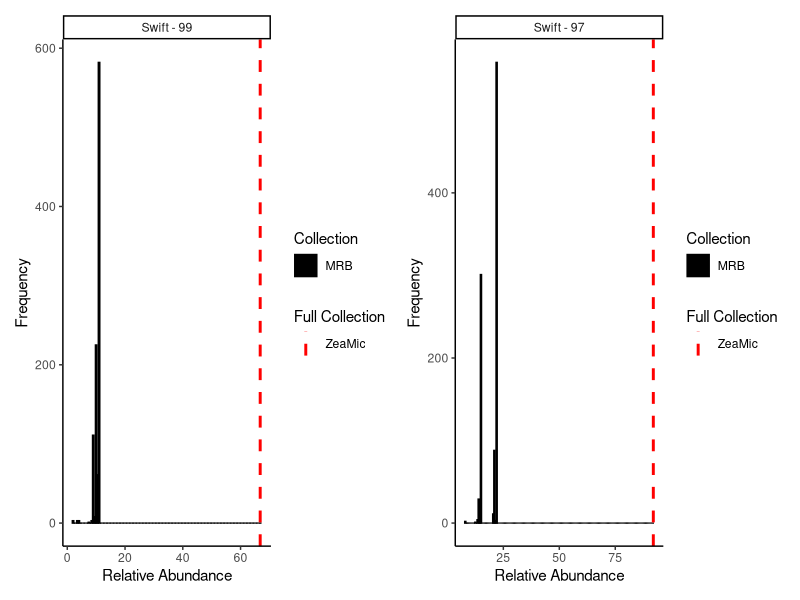
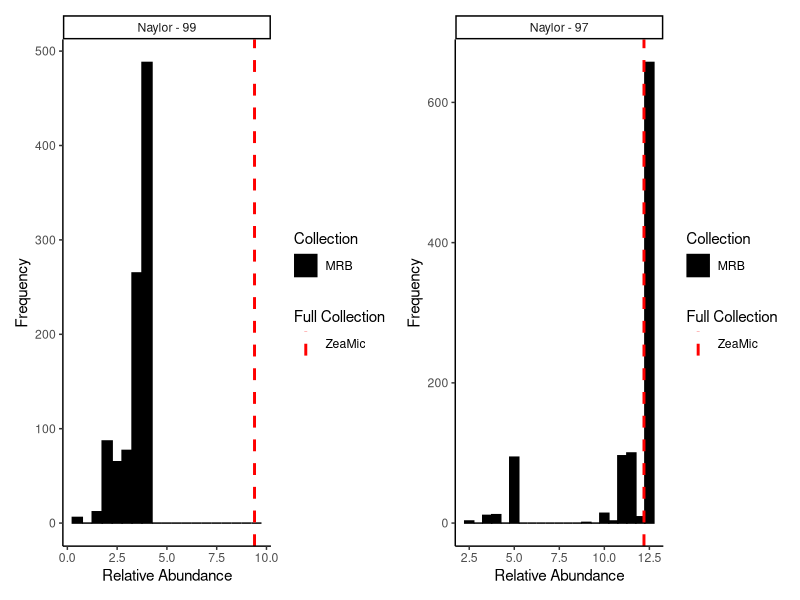
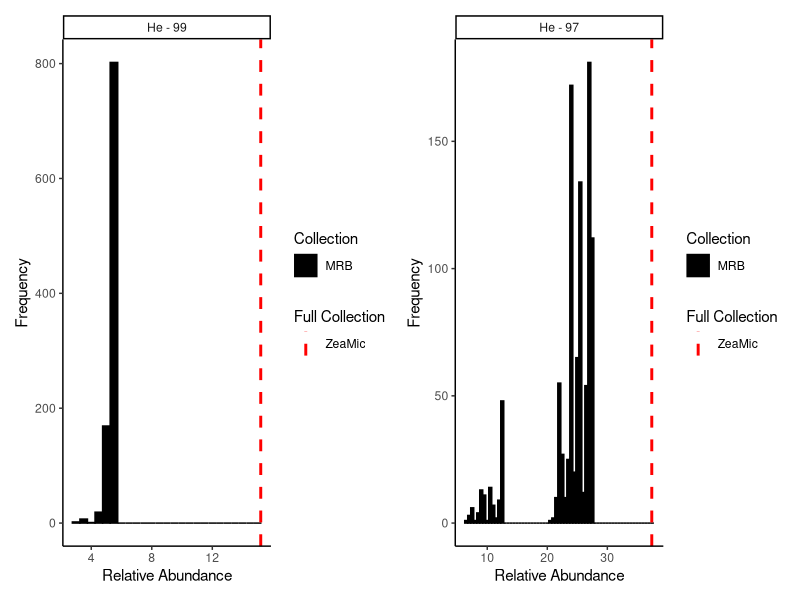
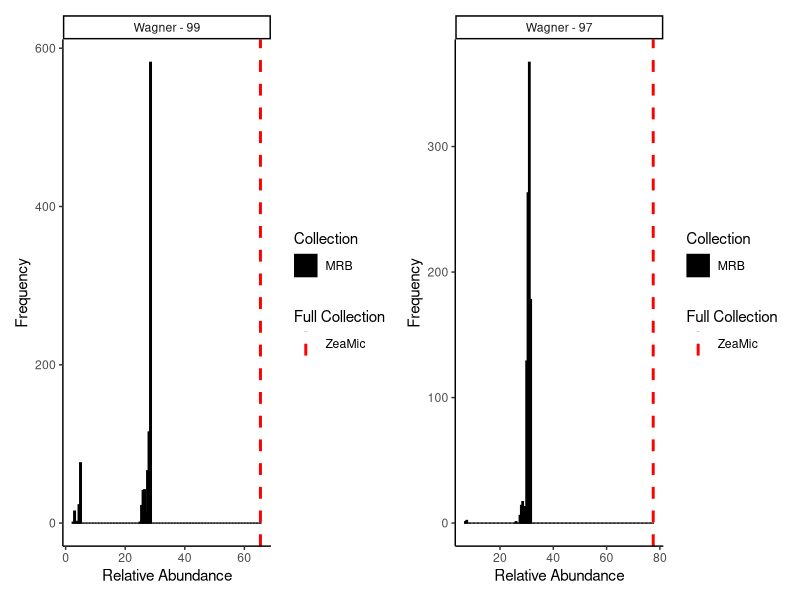
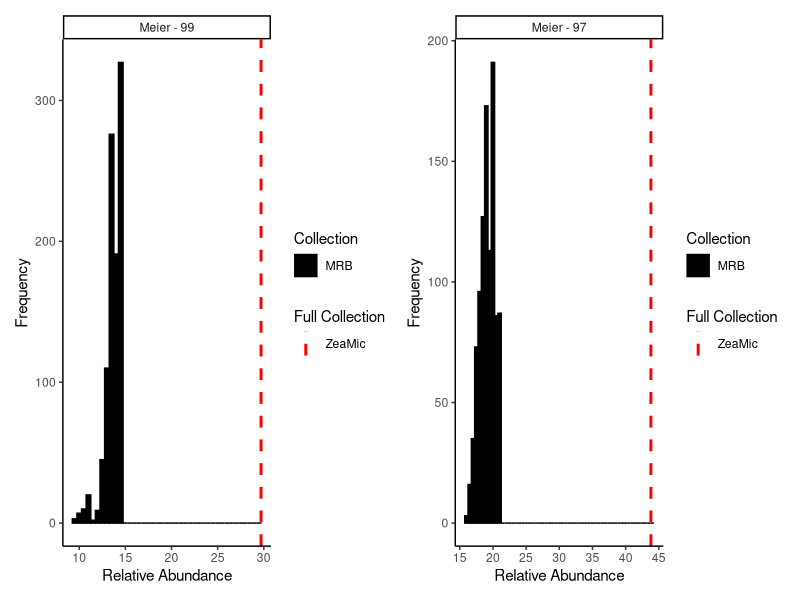
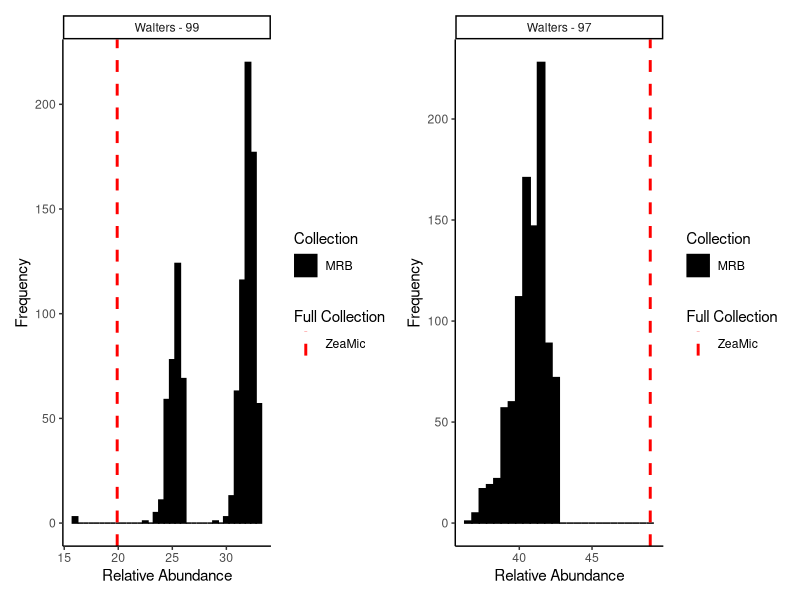
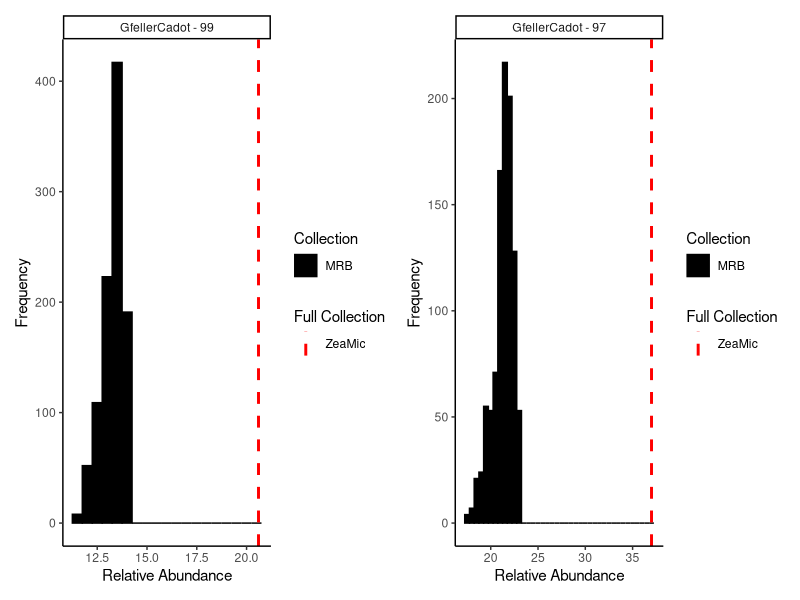
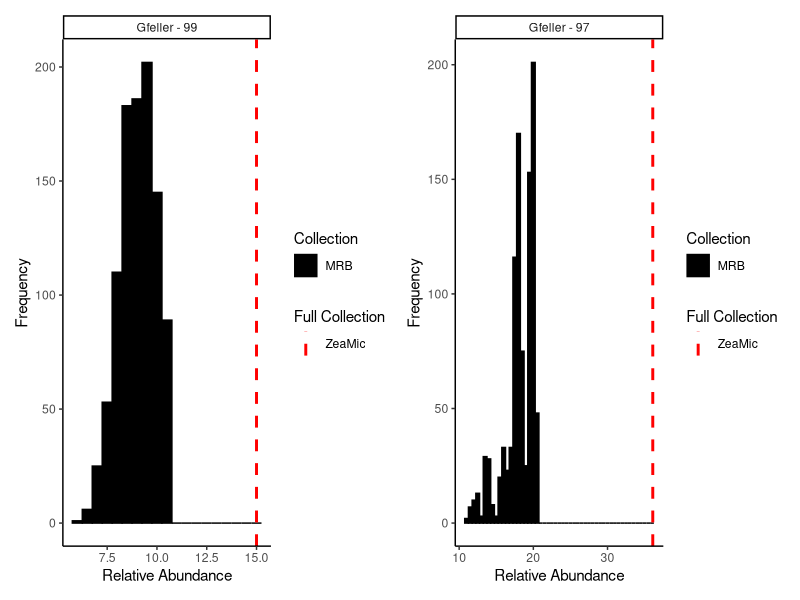

Here is the R script that generated these plots, in order:
# Distributions of subsamples of MRB Isolates
## Code by: Joel Swift 2026


library(tidyverse)
library(patchwork)
theme_set(theme_classic())

# load result file
MAZ <- read.csv("99-97_results_MRBcollection.csv")
## Combine with a column to denote source species
MAZ$species <- as.factor("MRB")
## test plot
collection_palette <- c(MRB = "black")


#### Both 99 and 97 Plot ####
## Swift 
a <- MAZ %>%
  filter(study == "Swift" & version == 99) %>%
  ggplot(., aes(x = TotalAbundance, fill = species)) +
  geom_histogram(position = "identity", binwidth = 0.5, color = "black") +
  facet_wrap(~interaction(study, version, sep = " - ")) +
  labs(x = "Relative Abundance", y = "Frequency") +
  scale_fill_manual(values = collection_palette, name = "Collection") +
  geom_vline(aes(xintercept = 66.8, color = "ZeaMic"), linetype = "dashed", linewidth = 1) +
  scale_color_manual(name = "Full Collection", values = c("ZeaMic" = "red"))

b <- MAZ %>%
  filter(study == "Swift" & version == 97) %>%
  ggplot(., aes(x = TotalAbundance, fill = species)) +
  geom_histogram(position = "identity", binwidth = 0.5, color = "black") +
  facet_wrap(~interaction(study, version, sep = " - ")) +
  labs(x = "Relative Abundance", y = "Frequency") +
  scale_fill_manual(values = collection_palette, name = "Collection") +
  geom_vline(aes(xintercept = 92.0, color = "ZeaMic"), linetype = "dashed", linewidth = 1) +
  scale_color_manual(name = "Full Collection", values = c("ZeaMic" = "red"))

swift <- (a + b)
swift


## Naylor 
a <- MAZ %>%
  filter(study == "Naylor" & version == 99) %>%
  ggplot(., aes(x = TotalAbundance, fill = species)) +
  geom_histogram(position = "identity", binwidth = 0.5, color = "black") +
  facet_wrap(~interaction(study, version, sep = " - ")) +
  labs(x = "Relative Abundance", y = "Frequency") +
  scale_fill_manual(values = collection_palette, name = "Collection") +
  geom_vline(aes(xintercept = 9.4, color = "ZeaMic"), linetype = "dashed", linewidth = 1) +
  scale_color_manual(name = "Full Collection", values = c("ZeaMic" = "red"))

b <- MAZ %>%
  filter(study == "Naylor" & version == 97) %>%
  ggplot(., aes(x = TotalAbundance, fill = species)) +
  geom_histogram(position = "identity", binwidth = 0.5, color = "black") +
  facet_wrap(~interaction(study, version, sep = " - ")) +
  labs(x = "Relative Abundance", y = "Frequency") +
  scale_fill_manual(values = collection_palette, name = "Collection") +
  geom_vline(aes(xintercept = 12.2, color = "ZeaMic"), linetype = "dashed", linewidth = 1) +
  scale_color_manual(name = "Full Collection", values = c("ZeaMic" = "red"))

naylor <- (a + b)
naylor

## He 
a <- MAZ %>%
  filter(study == "He" & version == 99) %>%
  ggplot(., aes(x = TotalAbundance, fill = species)) +
  geom_histogram(position = "identity", binwidth = 0.5, color = "black") +
  facet_wrap(~interaction(study, version, sep = " - ")) +
  labs(x = "Relative Abundance", y = "Frequency") +
  scale_fill_manual(values = collection_palette, name = "Collection") +
  geom_vline(aes(xintercept = 15.2, color = "ZeaMic"), linetype = "dashed", linewidth = 1) +
  scale_color_manual(name = "Full Collection", values = c("ZeaMic" = "red"))

b <- MAZ %>%
  filter(study == "He" & version == 97) %>%
  ggplot(., aes(x = TotalAbundance, fill = species)) +
  geom_histogram(position = "identity", binwidth = 0.5, color = "black") +
  facet_wrap(~interaction(study, version, sep = " - ")) +
  labs(x = "Relative Abundance", y = "Frequency") +
  scale_fill_manual(values = collection_palette, name = "Collection") +
  geom_vline(aes(xintercept = 37.4, color = "ZeaMic"), linetype = "dashed", linewidth = 1) +
  scale_color_manual(name = "Full Collection", values = c("ZeaMic" = "red"))

he <- (a + b)
he

### Wagner
a <- MAZ %>% filter(study == "Wagner" & version == 99) %>%
  ggplot(., aes(x = TotalAbundance, fill = species)) +
  geom_histogram(position = "identity", binwidth = 0.5, color = "black") +
  facet_wrap(~interaction(study, version, sep = " - ")) +
  labs(x = "Relative Abundance", y = "Frequency") +
  scale_fill_manual(values = collection_palette, name = "Collection") +
  geom_vline(aes(xintercept = 65.4, color = "ZeaMic"), linetype = "dashed", linewidth = 1) +
  scale_color_manual(name = "Full Collection", values = c("ZeaMic" = "red"))

b <- MAZ %>% filter(study == "Wagner" & version == 97) %>% 
  ggplot(., aes(x = TotalAbundance, fill = species)) +
  geom_histogram(position = "identity", binwidth = 0.5, color = "black") +
  facet_wrap(~interaction(study, version, sep = " - ")) +
  labs(x = "Relative Abundance", y = "Frequency") +
  scale_fill_manual(values = collection_palette, name = "Collection") +
  geom_vline(aes(xintercept = 77.5, color = "ZeaMic"), linetype = "dashed", linewidth = 1) +
  scale_color_manual(name = "Full Collection", values = c("ZeaMic" = "red"))

wagner <- (a + b)
wagner


## Meier 
a <- MAZ %>%
  filter(study == "Meier" & version == 99) %>%
  ggplot(., aes(x = TotalAbundance, fill = species)) +
  geom_histogram(position = "identity", binwidth = 0.5, color = "black") +
  facet_wrap(~interaction(study, version, sep = " - ")) +
  labs(x = "Relative Abundance", y = "Frequency") +
  scale_fill_manual(values = collection_palette, name = "Collection") +
  geom_vline(aes(xintercept = 29.7, color = "ZeaMic"), linetype = "dashed", linewidth = 1) +
  scale_color_manual(name = "Full Collection", values = c("ZeaMic" = "red"))

b <- MAZ %>%
  filter(study == "Meier" & version == 97) %>%
  ggplot(., aes(x = TotalAbundance, fill = species)) +
  geom_histogram(position = "identity", binwidth = 0.5, color = "black") +
  facet_wrap(~interaction(study, version, sep = " - ")) +
  labs(x = "Relative Abundance", y = "Frequency") +
  scale_fill_manual(values = collection_palette, name = "Collection") +
  geom_vline(aes(xintercept = 43.8, color = "ZeaMic"), linetype = "dashed", linewidth = 1) +
  scale_color_manual(name = "Full Collection", values = c("ZeaMic" = "red"))

meier <- (a + b)
meier


## Walters 
a <- MAZ %>%
  filter(study == "Walters" & version == 99) %>%
  ggplot(., aes(x = TotalAbundance, fill = species)) +
  geom_histogram(position = "identity", binwidth = 0.5, color = "black") +
  facet_wrap(~interaction(study, version, sep = " - ")) +
  labs(x = "Relative Abundance", y = "Frequency") +
  scale_fill_manual(values = collection_palette, name = "Collection") +
  geom_vline(aes(xintercept = 19.9, color = "ZeaMic"), linetype = "dashed", linewidth = 1) +
  scale_color_manual(name = "Full Collection", values = c("ZeaMic" = "red"))

b <- MAZ %>%
  filter(study == "Walters" & version == 97) %>%
  ggplot(., aes(x = TotalAbundance, fill = species)) +
  geom_histogram(position = "identity", binwidth = 0.5, color = "black") +
  facet_wrap(~interaction(study, version, sep = " - ")) +
  labs(x = "Relative Abundance", y = "Frequency") +
  scale_fill_manual(values = collection_palette, name = "Collection") +
  geom_vline(aes(xintercept = 49.0, color = "ZeaMic"), linetype = "dashed", linewidth = 1) +
  scale_color_manual(name = "Full Collection", values = c("ZeaMic" = "red"))

walters <- (a + b)
walters


###Gfeller and cadot 2023
a <- MAZ %>%
  filter(study == "GfellerCadot" & version == 99) %>%
  ggplot(., aes(x = TotalAbundance, fill = species)) +
  geom_histogram(position = "identity", binwidth = 0.5, color = "black") +
  facet_wrap(~interaction(study, version, sep = " - ")) +
  labs(x = "Relative Abundance", y = "Frequency") +
  scale_fill_manual(values = collection_palette, name = "Collection") +
  geom_vline(aes(xintercept = 20.6,  color = "ZeaMic"), linetype = "dashed", linewidth = 1) + 
  scale_color_manual(name = "Full Collection", values = c("ZeaMic" = "red"))

b <- MAZ %>% 
  filter(study == "GfellerCadot" & version == 97) %>% 
  ggplot(., aes(x = TotalAbundance, fill = species)) + 
  geom_histogram(position = "identity", binwidth = 0.5, color = "black") + 
  facet_wrap(~interaction(study, version, sep = " - ")) +
  labs(x = "Relative Abundance", y = "Frequency") +
  scale_fill_manual(values = collection_palette, name = "Collection") + 
  geom_vline(aes(xintercept = 37.0, color = "ZeaMic"), linetype = "dashed", linewidth = 1) + 
  scale_color_manual(name = "Full Collection", values = c("ZeaMic" = "red"))

gfellercadot <- (a + b)
gfellercadot


###Gfeller 2023
a <- MAZ %>%
  filter(study == "Gfeller" & version == 99) %>%
  ggplot(., aes(x = TotalAbundance, fill = species)) +
  geom_histogram(position = "identity", binwidth = 0.5, color = "black") +
  facet_wrap(~interaction(study, version, sep = " - ")) +
  labs(x = "Relative Abundance", y = "Frequency") +
  scale_fill_manual(values = collection_palette, name = "Collection") +
  geom_vline(aes(xintercept = 15.0,  color = "ZeaMic"), linetype = "dashed", linewidth = 1) + 
  scale_color_manual(name = "Full Collection", values = c("ZeaMic" = "red"))

b <- MAZ %>% 
  filter(study == "Gfeller" & version == 97) %>% 
  ggplot(., aes(x = TotalAbundance, fill = species)) + 
  geom_histogram(position = "identity", binwidth = 0.5, color = "black") + 
  facet_wrap(~interaction(study, version, sep = " - ")) +
  labs(x = "Relative Abundance", y = "Frequency") +
  scale_fill_manual(values = collection_palette, name = "Collection") + 
  geom_vline(aes(xintercept = 36.1, color = "ZeaMic"), linetype = "dashed", linewidth = 1) + 
  scale_color_manual(name = "Full Collection", values = c("ZeaMic" = "red"))

gfeller <- (a + b)
gfeller


###Cadot
a <- MAZ %>%
  filter(study == "Cadot" & version == 99) %>%
  ggplot(., aes(x = TotalAbundance, fill = species)) +
  geom_histogram(position = "identity", binwidth = 0.5, color = "black") +
  facet_wrap(~interaction(study, version, sep = " - ")) +
  labs(x = "Relative Abundance", y = "Frequency") +
  scale_fill_manual(values = collection_palette, name = "Collection") +
  geom_vline(aes(xintercept = 28.9,  color = "ZeaMic"), linetype = "dashed", linewidth = 1) + 
  scale_color_manual(name = "Full Collection", values = c("ZeaMic" = "red"))

b <- MAZ %>% 
  filter(study == "Cadot" & version == 97) %>% 
  ggplot(., aes(x = TotalAbundance, fill = species)) + 
  geom_histogram(position = "identity", binwidth = 0.5, color = "black") + 
  facet_wrap(~interaction(study, version, sep = " - ")) +
  labs(x = "Relative Abundance", y = "Frequency") +
  scale_fill_manual(values = collection_palette, name = "Collection") + 
  geom_vline(aes(xintercept = 44.8, color = "ZeaMic"), linetype = "dashed", linewidth = 1) + 
  scale_color_manual(name = "Full Collection", values = c("ZeaMic" = "red"))

cadot <- (a + b)
cadot


###Hu
a <- MAZ %>%
  filter(study == "Hu" & version == 99) %>%
  ggplot(., aes(x = TotalAbundance, fill = species)) +
  geom_histogram(position = "identity", binwidth = 0.5, color = "black") +
  facet_wrap(~interaction(study, version, sep = " - ")) +
  labs(x = "Relative Abundance", y = "Frequency") +
  scale_fill_manual(values = collection_palette, name = "Collection") +
  geom_vline(aes(xintercept = 14.5,  color = "ZeaMic"), linetype = "dashed", linewidth = 1) + 
  scale_color_manual(name = "Full Collection", values = c("ZeaMic" = "red"))

b <- MAZ %>% 
  filter(study == "Hu" & version == 97) %>% 
  ggplot(., aes(x = TotalAbundance, fill = species)) + 
  geom_histogram(position = "identity", binwidth = 0.5, color = "black") + 
  facet_wrap(~interaction(study, version, sep = " - ")) +
  labs(x = "Relative Abundance", y = "Frequency") +
  scale_fill_manual(values = collection_palette, name = "Collection") + 
  geom_vline(aes(xintercept = 37.9, color = "ZeaMic"), linetype = "dashed", linewidth = 1) + 
  scale_color_manual(name = "Full Collection", values = c("ZeaMic" = "red"))

hu <- (a + b)
hu



# Final Combination 
final_plot <- wrap_plots(
  swift,
  naylor,
  he,
  wagner,
  meier,
  walters,
  gfellercadot,
  gfeller,
  cadot,
  hu,
  ncol = 2,
  guides = "collect")&
  theme(legend.position = "top",
        legend.key = element_rect(fill = "#b3b3b3ff",color = NA),
        legend.background = element_rect(fill = "#b3b3b3ff", color = "black"))


final_plot
ggsave("Distrutions_99-97_MRB.svg", final_plot, width = 30, height = 30, unit = "cm")



#### 99 only plot ####
## Swift
swift99 <- MAZ %>%
  filter(study == "Swift" & version == 99) %>%
  ggplot(., aes(x = TotalAbundance, fill = species)) +
  geom_histogram(position = "identity", binwidth = 0.5, color = "black") +
  facet_wrap(~interaction(study, version, sep = " - ")) +
  labs(x = "Relative Abundance", y = "Frequency") +
  scale_fill_manual(values = collection_palette, name = "Collection") +
  geom_vline(aes(xintercept = 66.8, color = "ZeaMic"), linetype = "solid", linewidth = 1) +
  scale_color_manual(name = "Full Collection", values = c("ZeaMic" = "red")) +
  scale_x_continuous(n.breaks = 4, limits = c(0, 75), labels = scales::label_number(accuracy = 1))
## Naylor 
naylor99 <- MAZ %>%
  filter(study == "Naylor" & version == 99) %>%
  ggplot(., aes(x = TotalAbundance, fill = species)) +
  geom_histogram(position = "identity", binwidth = 0.5, color = "black") +
  facet_wrap(~interaction(study, version, sep = " - ")) +
  labs(x = "Relative Abundance", y = "Frequency") +
  scale_fill_manual(values = collection_palette, name = "Collection") +
  geom_vline(aes(xintercept = 9.4, color = "ZeaMic"), linetype = "solid", linewidth = 1) +
  scale_color_manual(name = "Full Collection", values = c("ZeaMic" = "red")) +
  scale_x_continuous(n.breaks = 3, limits = c(0, 25), labels = scales::label_number(accuracy = 1))
## He 
he99 <- MAZ %>%
  filter(study == "He" & version == 99) %>%
  ggplot(., aes(x = TotalAbundance, fill = species)) +
  geom_histogram(position = "identity", binwidth = 0.5, color = "black") +
  facet_wrap(~interaction(study, version, sep = " - ")) +
  labs(x = "Relative Abundance", y = "Frequency") +
  scale_fill_manual(values = collection_palette, name = "Collection") +
  geom_vline(aes(xintercept = 15.2, color = "ZeaMic"), linetype = "solid", linewidth = 1) +
  scale_color_manual(name = "Full Collection", values = c("ZeaMic" = "red")) +
  scale_x_continuous(n.breaks = 3, limits = c(0, 25), labels = scales::label_number(accuracy = 1))
### Wagner
wagner99 <- MAZ %>% filter(study == "Wagner" & version == 99) %>%
  ggplot(., aes(x = TotalAbundance, fill = species)) +
  geom_histogram(position = "identity", binwidth = 0.5, color = "black") +
  facet_wrap(~interaction(study, version, sep = " - ")) +
  labs(x = "Relative Abundance", y = "Frequency") +
  scale_fill_manual(values = collection_palette, name = "Collection") +
  geom_vline(aes(xintercept = 65.4, color = "ZeaMic"), linetype = "solid", linewidth = 1) +
  scale_color_manual(name = "Full Collection", values = c("ZeaMic" = "red")) +
  scale_x_continuous(n.breaks = 4, limits = c(0, 75), labels = scales::label_number(accuracy = 1))
## Meier 
meier99 <- MAZ %>%
  filter(study == "Meier" & version == 99) %>%
  ggplot(., aes(x = TotalAbundance, fill = species)) +
  geom_histogram(position = "identity", binwidth = 0.5, color = "black") +
  facet_wrap(~interaction(study, version, sep = " - ")) +
  labs(x = "Relative Abundance", y = "Frequency") +
  scale_fill_manual(values = collection_palette, name = "Collection") +
  geom_vline(aes(xintercept = 29.7, color = "ZeaMic"), linetype = "solid", linewidth = 1) +
  scale_color_manual(name = "Full Collection", values = c("ZeaMic" = "red")) +
  scale_x_continuous(n.breaks = 3, limits = c(0, 50), labels = scales::label_number(accuracy = 1))
## Walters 
walters99 <- MAZ %>%
  filter(study == "Walters" & version == 99) %>%
  ggplot(., aes(x = TotalAbundance, fill = species)) +
  geom_histogram(position = "identity", binwidth = 0.5, color = "black") +
  facet_wrap(~interaction(study, version, sep = " - ")) +
  labs(x = "Relative Abundance", y = "Frequency") +
  scale_fill_manual(values = collection_palette, name = "Collection") +
  geom_vline(aes(xintercept = 19.9, color = "ZeaMic"), linetype = "solid", linewidth = 1) +
  scale_color_manual(name = "Full Collection", values = c("ZeaMic" = "red")) +
  scale_x_continuous(n.breaks = 3, limits = c(0, 50), labels = scales::label_number(accuracy = 1))
###Gfeller and cadot 2023
gfellercadot99 <- MAZ %>%
  filter(study == "GfellerCadot" & version == 99) %>%
  ggplot(., aes(x = TotalAbundance, fill = species)) +
  geom_histogram(position = "identity", binwidth = 0.5, color = "black") +
  facet_wrap(~interaction(study, version, sep = " - ")) +
  labs(x = "Relative Abundance", y = "Frequency") +
  scale_fill_manual(values = collection_palette, name = "Collection") +
  geom_vline(aes(xintercept = 20.6,  color = "ZeaMic"), linetype = "solid", linewidth = 1) + 
  scale_color_manual(name = "Full Collection", values = c("ZeaMic" = "red")) +
  scale_x_continuous(n.breaks = 3, limits = c(0, 25), labels = scales::label_number(accuracy = 1))
###Gfeller 2023
gfeller99 <- MAZ %>%
  filter(study == "Gfeller" & version == 99) %>%
  ggplot(., aes(x = TotalAbundance, fill = species)) +
  geom_histogram(position = "identity", binwidth = 0.5, color = "black") +
  facet_wrap(~interaction(study, version, sep = " - ")) +
  labs(x = "Relative Abundance", y = "Frequency") +
  scale_fill_manual(values = collection_palette, name = "Collection") +
  geom_vline(aes(xintercept = 15.0,  color = "ZeaMic"), linetype = "solid", linewidth = 1) + 
  scale_color_manual(name = "Full Collection", values = c("ZeaMic" = "red")) +
  scale_x_continuous(n.breaks = 3, limits = c(0, 25), labels = scales::label_number(accuracy = 1))
###Cadot
cadot99 <- MAZ %>%
  filter(study == "Cadot" & version == 99) %>%
  ggplot(., aes(x = TotalAbundance, fill = species)) +
  geom_histogram(position = "identity", binwidth = 0.5, color = "black") +
  facet_wrap(~interaction(study, version, sep = " - ")) +
  labs(x = "Relative Abundance", y = "Frequency") +
  scale_fill_manual(values = collection_palette, name = "Collection") +
  geom_vline(aes(xintercept = 28.9,  color = "ZeaMic"), linetype = "solid", linewidth = 1) + 
  scale_color_manual(name = "Full Collection", values = c("ZeaMic" = "red")) +
  scale_x_continuous(n.breaks = 3, limits = c(0, 50), labels = scales::label_number(accuracy = 1))
###Hu
hu99 <- MAZ %>%
  filter(study == "Hu" & version == 99) %>%
  ggplot(., aes(x = TotalAbundance, fill = species)) +
  geom_histogram(position = "identity", binwidth = 0.5, color = "black") +
  facet_wrap(~interaction(study, version, sep = " - ")) +
  labs(x = "Relative Abundance", y = "Frequency") +
  scale_fill_manual(values = collection_palette, name = "Collection") +
  geom_vline(aes(xintercept = 14.5,  color = "ZeaMic"), linetype = "solid", linewidth = 1) + 
  scale_color_manual(name = "Full Collection", values = c("ZeaMic" = "red")) +
  scale_x_continuous(n.breaks = 3, limits = c(0, 25), labels = scales::label_number(accuracy = 1))
# Final Combination 
final_plot99 <- wrap_plots(
  cadot99,
  gfellercadot99,
  gfeller99,
  he99,
  hu99,
  meier99,
  naylor99,
  swift99,
  wagner99,
  walters99,
  nrow = 2,
  guides = "collect") &
  theme(legend.position = "top",
        legend.key = element_rect(fill = "#b3b3b3ff",color = NA),
        legend.background = element_rect(fill = "#b3b3b3ff", color = "black"))
final_plot99
ggsave("Figure panels/Figure7A.svg", final_plot99, width = 24, height = 12, unit = "cm")


#### 97 only plot ####
## Swift 
swift97 <- MAZ %>%
  filter(study == "Swift" & version == 97) %>%
  ggplot(., aes(x = TotalAbundance, fill = species)) +
  geom_histogram(position = "identity", binwidth = 0.5, color = "black") +
  facet_wrap(~interaction(study, version, sep = " - ")) +
  labs(x = "Relative Abundance", y = "Frequency") +
  scale_fill_manual(values = collection_palette, name = "Collection") +
  geom_vline(aes(xintercept = 92, color = "ZeaMic"), linetype = "solid", linewidth = 1) +
  scale_color_manual(name = "Full Collection", values = c("ZeaMic" = "red")) +
  scale_x_continuous(n.breaks = 4, limits = c(0, 100), labels = scales::label_number(accuracy = 1))
## Naylor 
naylor97 <- MAZ %>%
  filter(study == "Naylor" & version == 97) %>%
  ggplot(., aes(x = TotalAbundance, fill = species)) +
  geom_histogram(position = "identity", binwidth = 0.5, color = "black") +
  facet_wrap(~interaction(study, version, sep = " - ")) +
  labs(x = "Relative Abundance", y = "Frequency") +
  scale_fill_manual(values = collection_palette, name = "Collection") +
  geom_vline(aes(xintercept = 12.2, color = "ZeaMic"), linetype = "solid", linewidth = 1) +
  scale_color_manual(name = "Full Collection", values = c("ZeaMic" = "red")) +
  scale_x_continuous(n.breaks = 3, limits = c(0, 25), labels = scales::label_number(accuracy = 1))
## He 
he97 <- MAZ %>%
  filter(study == "He" & version == 97) %>%
  ggplot(., aes(x = TotalAbundance, fill = species)) +
  geom_histogram(position = "identity", binwidth = 0.5, color = "black") +
  facet_wrap(~interaction(study, version, sep = " - ")) +
  labs(x = "Relative Abundance", y = "Frequency") +
  scale_fill_manual(values = collection_palette, name = "Collection") +
  geom_vline(aes(xintercept = 37.4, color = "ZeaMic"), linetype = "solid", linewidth = 1) +
  scale_color_manual(name = "Full Collection", values = c("ZeaMic" = "red")) +
  scale_x_continuous(n.breaks = 3, limits = c(0, 50), labels = scales::label_number(accuracy = 1))
### Wagner
wagner97 <- MAZ %>% filter(study == "Wagner" & version == 97) %>%
  ggplot(., aes(x = TotalAbundance, fill = species)) +
  geom_histogram(position = "identity", binwidth = 0.5, color = "black") +
  facet_wrap(~interaction(study, version, sep = " - ")) +
  labs(x = "Relative Abundance", y = "Frequency") +
  scale_fill_manual(values = collection_palette, name = "Collection") +
  geom_vline(aes(xintercept = 77.5, color = "ZeaMic"), linetype = "solid", linewidth = 1) +
  scale_color_manual(name = "Full Collection", values = c("ZeaMic" = "red")) +
  scale_x_continuous(n.breaks = 4, limits = c(0, 100), labels = scales::label_number(accuracy = 1))
## Meier 
meier97 <- MAZ %>%
  filter(study == "Meier" & version == 97) %>%
  ggplot(., aes(x = TotalAbundance, fill = species)) +
  geom_histogram(position = "identity", binwidth = 0.5, color = "black") +
  facet_wrap(~interaction(study, version, sep = " - ")) +
  labs(x = "Relative Abundance", y = "Frequency") +
  scale_fill_manual(values = collection_palette, name = "Collection") +
  geom_vline(aes(xintercept = 43.8, color = "ZeaMic"), linetype = "solid", linewidth = 1) +
  scale_color_manual(name = "Full Collection", values = c("ZeaMic" = "red")) +
  scale_x_continuous(n.breaks = 3, limits = c(0, 50), labels = scales::label_number(accuracy = 1))
## Walters 
walters97 <- MAZ %>%
  filter(study == "Walters" & version == 97) %>%
  ggplot(., aes(x = TotalAbundance, fill = species)) +
  geom_histogram(position = "identity", binwidth = 0.5, color = "black") +
  facet_wrap(~interaction(study, version, sep = " - ")) +
  labs(x = "Relative Abundance", y = "Frequency") +
  scale_fill_manual(values = collection_palette, name = "Collection") +
  geom_vline(aes(xintercept = 49.0, color = "ZeaMic"), linetype = "solid", linewidth = 1) +
  scale_color_manual(name = "Full Collection", values = c("ZeaMic" = "red")) +
  scale_x_continuous(n.breaks = 3, limits = c(0, 50), labels = scales::label_number(accuracy = 1))
###Gfeller and cadot 2023
gfellercadot97 <- MAZ %>%
  filter(study == "GfellerCadot" & version == 97) %>%
  ggplot(., aes(x = TotalAbundance, fill = species)) +
  geom_histogram(position = "identity", binwidth = 0.5, color = "black") +
  facet_wrap(~interaction(study, version, sep = " - ")) +
  labs(x = "Relative Abundance", y = "Frequency") +
  scale_fill_manual(values = collection_palette, name = "Collection") +
  geom_vline(aes(xintercept = 37.0,  color = "ZeaMic"), linetype = "solid", linewidth = 1) + 
  scale_color_manual(name = "Full Collection", values = c("ZeaMic" = "red")) +
  scale_x_continuous(n.breaks = 3, limits = c(0, 50), labels = scales::label_number(accuracy = 1))
###Gfeller 2023
gfeller97 <- MAZ %>%
  filter(study == "Gfeller" & version == 97) %>%
  ggplot(., aes(x = TotalAbundance, fill = species)) +
  geom_histogram(position = "identity", binwidth = 0.5, color = "black") +
  facet_wrap(~interaction(study, version, sep = " - ")) +
  labs(x = "Relative Abundance", y = "Frequency") +
  scale_fill_manual(values = collection_palette, name = "Collection") +
  geom_vline(aes(xintercept = 36.1,  color = "ZeaMic"), linetype = "solid", linewidth = 1) + 
  scale_color_manual(name = "Full Collection", values = c("ZeaMic" = "red")) +
  scale_x_continuous(n.breaks = 3, limits = c(0, 50), labels = scales::label_number(accuracy = 1))
###Cadot
cadot97 <- MAZ %>%
  filter(study == "Cadot" & version == 97) %>%
  ggplot(., aes(x = TotalAbundance, fill = species)) +
  geom_histogram(position = "identity", binwidth = 0.5, color = "black") +
  facet_wrap(~interaction(study, version, sep = " - ")) +
  labs(x = "Relative Abundance", y = "Frequency") +
  scale_fill_manual(values = collection_palette, name = "Collection") +
  geom_vline(aes(xintercept = 44.8,  color = "ZeaMic"), linetype = "solid", linewidth = 1) + 
  scale_color_manual(name = "Full Collection", values = c("ZeaMic" = "red")) +
  scale_x_continuous(n.breaks = 3, limits = c(0, 50), labels = scales::label_number(accuracy = 1))
###Hu
hu97 <- MAZ %>%
  filter(study == "Hu" & version == 97) %>%
  ggplot(., aes(x = TotalAbundance, fill = species)) +
  geom_histogram(position = "identity", binwidth = 0.5, color = "black") +
  facet_wrap(~interaction(study, version, sep = " - ")) +
  labs(x = "Relative Abundance", y = "Frequency") +
  scale_fill_manual(values = collection_palette, name = "Collection") +
  geom_vline(aes(xintercept = 37.9,  color = "ZeaMic"), linetype = "solid", linewidth = 1) + 
  scale_color_manual(name = "Full Collection", values = c("ZeaMic" = "red")) +
  scale_x_continuous(n.breaks = 3, limits = c(0, 50), labels = scales::label_number(accuracy = 1))
# Final Combination 
final_plot97 <- wrap_plots(
  cadot97,
  gfellercadot97,
  gfeller97,
  he97,
  hu97,
  meier97,
  naylor97,
  swift97,
  wagner97,
  walters97,
  nrow = 2,
  guides = "collect") &
  theme(legend.position = "top",
        legend.key = element_rect(fill = "#b3b3b3ff",color = NA),
        legend.background = element_rect(fill = "#b3b3b3ff", color = "black"))



final_plot97
ggsave("Supplement/FigureS8.svg", final_plot97, width = 24, height = 12, unit = "cm")
ggsave("Supplement/FigureS8.png", final_plot97, width = 24, height = 12, unit = "cm")
